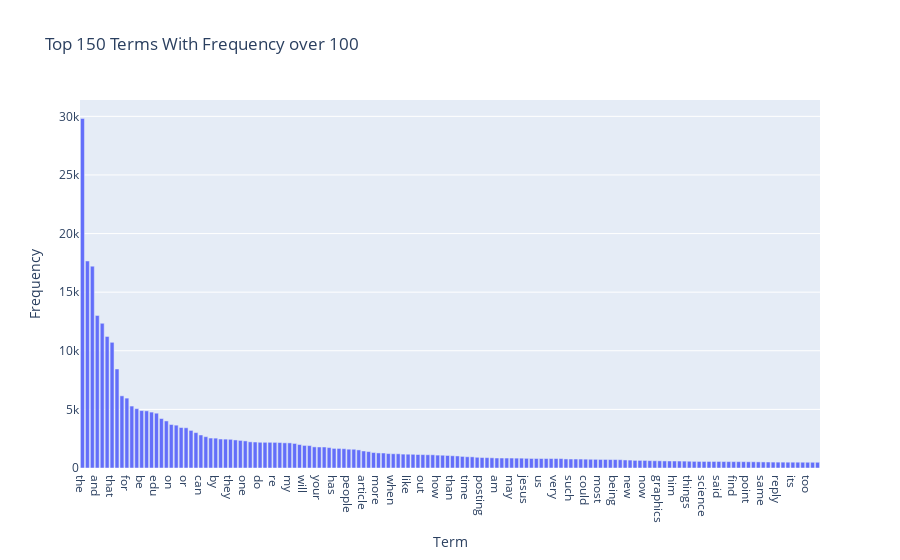

Write notebook code for a chart like this one.
### Markdown cell above
##### Exercise 15 (take home):

Additionally, you can attempt to sort the terms on the x-axis by frequency instead of in alphabetical order. This way the visualization is more meaninfgul and you will be able to observe the so called long tail (get familiar with this term since it will appear a lot in data mining and other statistics courses). see picture below

### Code cell
# Answer here

threshold = 100
df_filtered = df[df['Frequency'] > threshold]

# Sort the terms by frequency
freq_filtered_sorted = df_filtered.sort_values(by='Frequency', ascending=False)
freq_filtered_sorted.reset_index(drop=True, inplace=True)

# Limit to top 150 terms
N = 150
top_terms = freq_filtered_sorted.iloc[:N]

fig = go.Figure(data=[go.Bar(x=top_terms['Term'], y=top_terms['Frequency'])])
fig.update_layout(
    title=f'Top {N} Terms With Frequency over {threshold}',
    xaxis=dict(title='Term'),
    yaxis=dict(title='Frequency'),
)

iplot(fig)

### Figure 1 — Plotly figure (JSON) as saved in the notebook; plotly's stock layout.template omitted (floating-point values rounded to 4 significant figures; data arrays with more than 128 entries replaced by an {"elided": "..."} marker saying what was removed)
{"data": [{"type": "bar", "x": {"elided": "150 str values"}, "y": {"elided": "150 int values"}}], "layout": {"title": {"text": "Top 150 Terms With Frequency over 100"}, "xaxis": {"title": {"text": "Term"}}, "yaxis": {"title": {"text": "Frequency"}}}}
